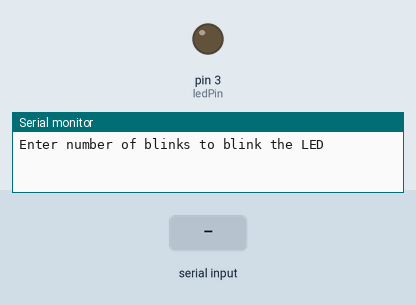
Bench run of a sketch on a simulated Arduino Uno, built with avr-gcc and run on an emulated ATmega328P. On the bench: output pins drawn as LEDs (lit = HIGH), the last lines printed to the serial monitor. Dashed ring = blinking. Inputs (shaded band) come from the test bench.

Above: at 1.2 s.
1.3 s: "90,45\n" received over Serial
At 1.7 s:
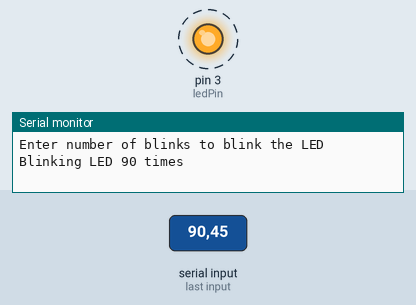
Timing chart, 0 to 10.3 s (numbered marks = the images above; inputs shaded):
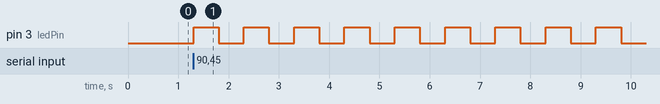

The sketch:

reading-numbers.ino
```cpp
// reading numbers from serial monitor
String request = "Enter number of blinks to blink the LED";
int number;
int delayTime = 500;
int ledPin = 3;

void setup() {
  // put your setup code here, to run once:
  pinMode(ledPin, OUTPUT);
  Serial.begin(9600);
}

void loop() {
  // put your main code here, to run repeatedly:
  Serial.println(request);
  while(Serial.available() == 0)
  {

  }

  number = Serial.parseInt();
  Serial.print("Blinking LED ");Serial.print(number) ; Serial.println(" times");
  for(int i = 0; i < number; i++)
  {
    digitalWrite(ledPin, HIGH);
    delay(delayTime);

    digitalWrite(ledPin, LOW);
    delay(delayTime);

  }
}
```

Measured:
- after the input at 1.3 s, pin 3 (ledPin): alternates HIGH for 0.50 s and LOW for 0.50 s, starting at once
